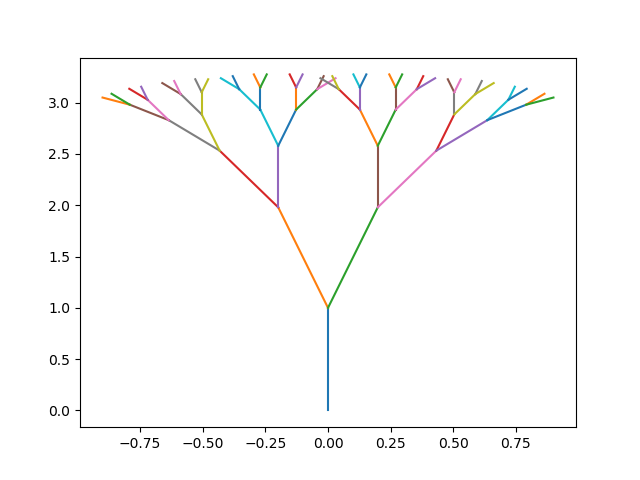

Source code (Python):
from math import sin, cos
from matplotlib import pyplot as plt
from argparse import ArgumentParser


def build_tree(levels, angle_change, length, length_change, plot_tree):
    branches = initialise_tree(length, plot_tree)
    count = 0
    while count < levels:
        branches = extend_tree(branches, length, angle_change, plot_tree)
        length *= length_change
        count += 1
    if plot_tree:
        plt.show()
        # plt.savefig('tree.png')


def initialise_tree(length, plot_tree):
    new_branch = [0, length, 0]
    plot_branches([0, 0, 0], new_branch, plot_tree)
    return [new_branch]


def extend_tree(branches, length, angle_change, plot_tree):
    new_branches = []
    for branch in branches:
        for angle in [-angle_change, angle_change]:
            new_branches.append(extend_branch(branch, length, angle, plot_tree))
    return new_branches


def extend_branch(branch, length, angle_change, plot_tree):
    x_coord = branch[0] + length * sin(branch[2] + angle_change)
    y_coord = branch[1] + length * cos(branch[2] + angle_change)
    new_angle = branch[2] + angle_change
    new_branch = [x_coord, y_coord, new_angle]
    plot_branches(branch, new_branch, plot_tree)
    return new_branch


def plot_branches(branch, new_branch, plot_tree):
    if plot_tree:
        plt.plot([branch[0], new_branch[0]], [branch[1], new_branch[1]])


def parse_args():
    parser = ArgumentParser(description="Build a tree")
    parser.add_argument("--levels", help="Number of tree levels above trunk", default=5, type=int)
    parser.add_argument("--angle_change", help="Increment / decrement to angle of branches", default=0.2, type=float)
    parser.add_argument("--length", help="Tree branch length", default=1, type=float)
    parser.add_argument("--length_change", help="Change in branch length after each level", default=0.6, type=float)
    parser.add_argument("-p", "--plot_tree", help="Flag to turn plotting on/off", action='store_true')
    return parser.parse_known_args()[0]


def command(args):
    build_tree(args.levels, args.angle_change, args.length, args.length_change, args.plot_tree)


if __name__ == "__main__":
    command(parse_args())
